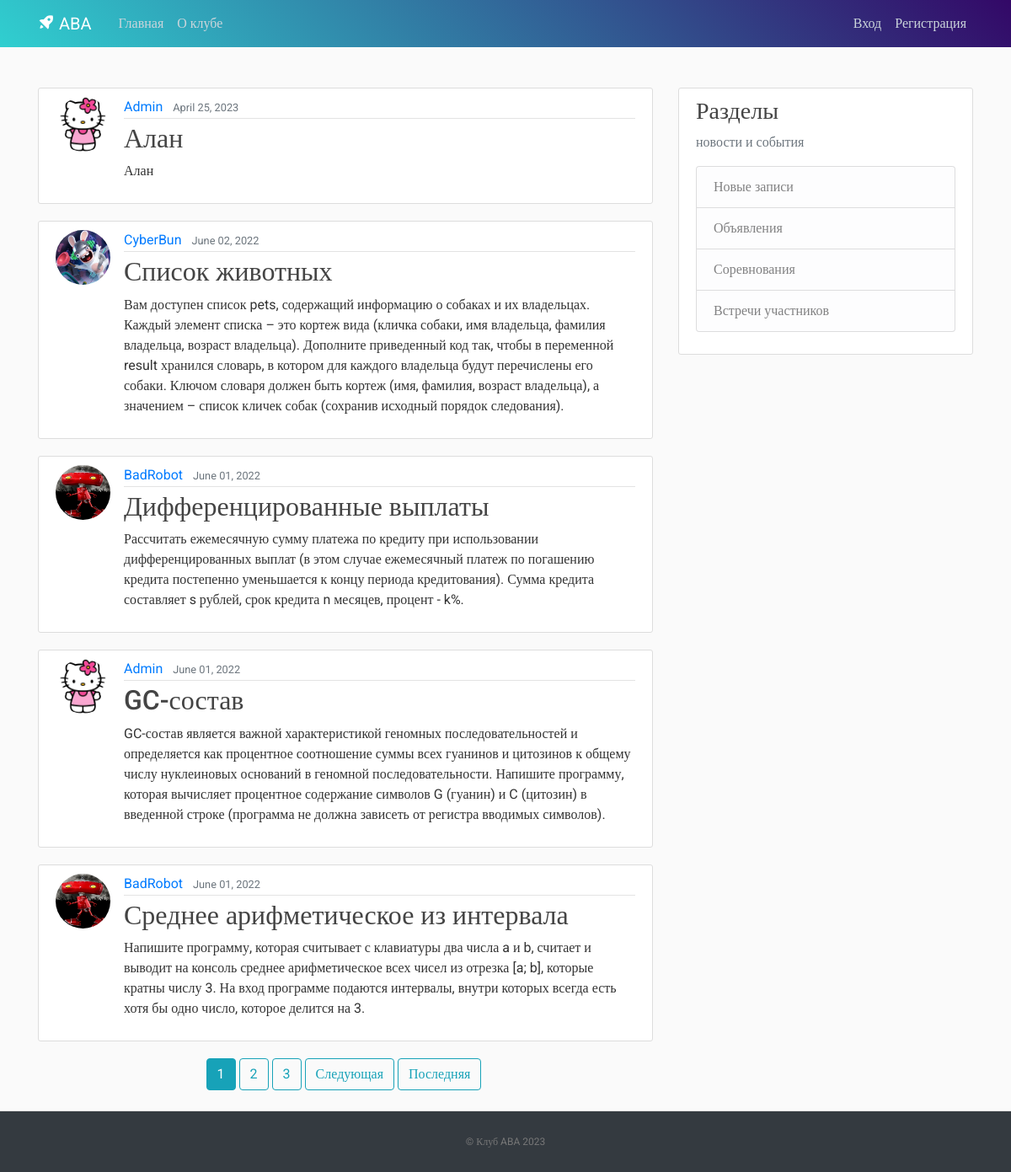
The page / on the database its author committed.
### blog/models.py (models this page shows, shortened)
class Post(models.Model):
    title = models.CharField(max_length=100)
    content = models.TextField()
    date_posted = models.DateTimeField(default=timezone.now)
    author = models.ForeignKey(User, on_delete=models.CASCADE)

### users/models.py (models this page shows, shortened)
class Profile(models.Model):
    user = models.OneToOneField(User, on_delete=models.CASCADE)
    image = models.ImageField(default='default.jpg', upload_to='profile_pics')

### blog/views.py (the view)
# urls.py: path('', PostListView.as_view(), name='blog-home'),
class PostListView(ListView):
    model = Post
    template_name = 'blog/home.html'
    context_object_name = 'posts'
    ordering = ['-date_posted']
    paginate_by = 5

### blog/templates/blog/home.html (shortened to what this page needs)
﻿{% extends "blog/base.html" %}
{% block content %}
    {% for post in posts %}
        <article class="media content-section">
          <img class="rounded-circle article-img" src="{{ post.author.profile.image.url }}">
          <div class="media-body">
            <div class="article-metadata">
              <a class="mr-2" href="{% url 'user-posts' post.author.username %}">{{ post.author }}</a>
              <small class="text-muted">{{ post.date_posted|date:"F d, Y" }}</small>
            </div>
            <h2><a class="article-title" href="{% url 'post-detail' post.id %}">{{ post.title }}</a></h2>
            <p class="article-content">{{ post.content }}</p>
          </div>
        </article>
    {% endfor %}
    <div class="pagination justify-content-center">
    {% if is_paginated %}
      {% for num in page_obj.paginator.page_range %}
        {% if page_obj.number == num %}
          <a class="btn btn-info mb-4 mr-1" href="?page={{ num }}">{{ num }}</a>
        {% elif num > page_obj.number|add:'-3' and num < page_obj.number|add:'3' %}
          <a class="btn btn-outline-info mb-4 mr-1" href="?page={{ num }}">{{ num }}</a>
        {% endif %}
      {% endfor %}
      {% if page_obj.has_next %}
        <a class="btn btn-outline-info mb-4 mr-1" href="?page={{ page_obj.next_page_number }}">Следующая</a>
        <a class="btn btn-outline-info mb-4 mr-1" href="?page={{ page_obj.paginator.num_pages }}">Последняя</a>
      {% endif %}
    {% endif %}
  </div>
{% endblock content %}

### blog/templates/blog/base.html (shortened to what this page needs)
﻿{% load static %}
<!DOCTYPE html>
<html>
<head>
     <link rel="stylesheet" href="https://cdn.jsdelivr.net/npm/bootstrap@4.0.0/dist/css/bootstrap.min.css">
     <link rel="stylesheet" type="text/css" href="{% static 'blog/main.css' %}">
     <link href='https://unpkg.com/boxicons@2.1.2/css/boxicons.min.css' rel='stylesheet'>
</head>
<body>
    <header class="site-header">
      <nav class="navbar navbar-expand-md navbar-dark bg-blue fixed-top">
        <div class="container">
          <a class="navbar-brand mr-4" href="{% url 'blog-home' %}"><i class='bx bxs-rocket bx-tada-hover'></i> ABA</a>
          <div class="collapse navbar-collapse" id="navbarToggle">
            <div class="navbar-nav mr-auto">
              <a class="nav-item nav-link " href="{% url 'blog-home' %}">Главная</a>
              <a class="nav-item nav-link" href="{% url 'blog-about' %}">О клубе</a>
            </div>
            <div class="navbar-nav">
              {% if user.is_authenticated %}
                <a class="nav-item nav-link" href="{% url 'post-create' %}">Новая запись</a>
                <a class="nav-item nav-link" href="{% url 'profile' %}">Профиль</a>
                <a class="nav-item nav-link" href="{% url 'logout' %}">Выход</a>
              {% else %}
                <a class="nav-item nav-link" href="{% url 'login' %}">Вход</a>
                <a class="nav-item nav-link" href="{% url 'register' %}">Регистрация</a>
              {% endif %}
            </div>
          </div>
        </div>
      </nav>
    </header>
    <main role="main" class="container">
      <div class="row">
        <div class="col-md-8">
          {% block content %}{% endblock %}
        </div>
        <div class="col-md-4">
          <div class="content-section">
            <h3>Разделы</h3>
            <p class='text-muted'>новости и события
              <ul class="list-group">
                <li class="list-group-item list-group-item-light">Новые записи</li>
                <li class="list-group-item list-group-item-light">Объявления</li>
                <li class="list-group-item list-group-item-light">Соревнования</li>
                <li class="list-group-item list-group-item-light">Встречи участников</li>
              </ul>
            </p>
          </div>
        </div>
      </div>
    </main>
    <footer class="text-center bg-dark">
      <p><a href="{% url 'blog-home' %}">© Клуб ABA 2023</a></p>
    </footer>
</body>
</html>

### blog/static/blog/main.css (style rules this page uses)
﻿body, html { width:100%; height:100% }
body { margin:0; padding:0; background: #fafafa; color: #333333; margin-top: 5rem; font-family:Roboto; }
h1, h2, h3, h4, h5, h6 { color: #444444; }
ul { margin: 0; }
.bg-blue { background: linear-gradient(45deg, #30cfd0, #330867); }
.site-header .navbar-nav .nav-link { color: #cbd5db; }
.content-section { background: #ffffff; padding: 10px 20px; border: 1px solid #dddddd; border-radius: 3px; margin-bottom: 20px; }
.article-title { color: #444444; }
.article-content { white-space: pre-line; }
.article-img { height: 65px; width: 65px; margin-right: 16px; }
.article-metadata { padding-bottom: 1px; margin-bottom: 4px; border-bottom: 1px solid #e3e3e3 }
footer { position: sticky!important; top: 100%; padding-top:25px; padding-bottom:25px; border-top:1px solid #ddd; }
footer p { margin:2px; text-align:center; padding:0 40px; color:#fff; font-size:12px; }
footer a { color:#777 }

### rows shown on the page
Post: author.profile.image (picture), author "Admin", date_posted "April 25, 2023", title "Алан", content "Алан"
Post: author.profile.image (picture), author "CyberBun", date_posted "June 02, 2022", title "Список животных", content "Вам доступен список pets, содержащий информацию о собаках и их владельцах. Каждый элемент списка – это кортеж вида (кличка собаки, имя владельца, фамилия владельца, возраст владельца). Дополните приведенный код так, чтобы в переменной result хранился словарь, в котором для каждого владельца будут перечислены его собаки. Ключом словаря должен быть кортеж (имя, фамилия, возраст владельца), а значением – список кличек собак (сохранив исходный порядок следования)."
Post: author.profile.image (picture), author "BadRobot", date_posted "June 01, 2022", title "Дифференцированные выплаты", content "Рассчитать ежемесячную сумму платежа по кредиту при использовании дифференцированных выплат (в этом случае ежемесячный платеж по погашению кредита постепенно уменьшается к концу периода кредитования). Сумма кредита составляет s рублей, срок кредита n месяцев, процент - k%."
Post: author.profile.image (picture), author "Admin", date_posted "June 01, 2022", title "GC-состав", content "GC-состав является важной характеристикой геномных последовательностей и определяется как процентное соотношение суммы всех гуанинов и цитозинов к общему числу нуклеиновых оснований в геномной последовательности. Напишите программу, которая вычисляет процентное содержание символов G (гуанин) и C (цитозин) в введенной строке (программа не должна зависеть от регистра вводимых символов)."
Post: author.profile.image (picture), author "BadRobot", date_posted "June 01, 2022", title "Среднее арифметическое из интервала", content "Напишите программу, которая считывает с клавиатуры два числа a и b, считает и выводит на консоль среднее арифметическое всех чисел из отрезка [a; b], которые кратны числу 3. На вход программе подаются интервалы, внутри которых всегда есть хотя бы одно число, которое делится на 3."

### other values the page prints
{{ num }} "1"
{{ num }} "2" "3"
